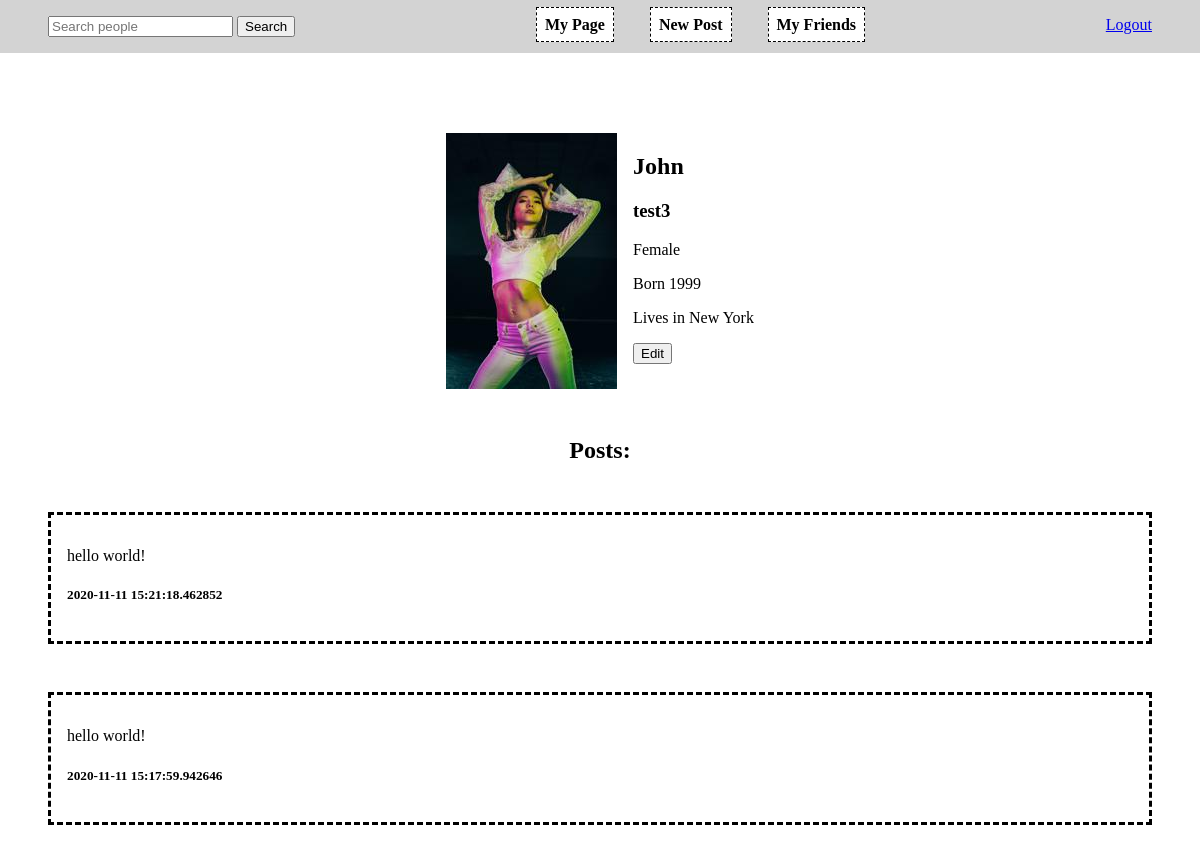
The app's page / (signed in) with its own data.
### social_network/models.py (models this page shows, shortened)
class User(db.Model, UserMixin):
    id = db.Column(db.Integer, primary_key=True)
    username = db.Column(db.String(32), unique=True, nullable=False)
    password = db.Column(db.String(64), nullable=False)
    image_file = db.Column(db.String(32), nullable=False,
                           default="default_profile.jpg")
    name = db.Column(db.String(64), nullable=False)
    gender = db.Column(
        db.Boolean(), nullable=False)
    city = db.Column(db.String(32), nullable=False)
    born = db.Column(
        db.Integer)
    posts = db.relationship("Post", backref="author")
    friendship = db.relationship(
        "Friendship", foreign_keys='Friendship.user1_id', backref="friend")
    friendship = db.relationship(
        "Friendship", foreign_keys='Friendship.user2_id', backref="friend")

class Post(db.Model):
    id = db.Column(db.Integer, primary_key=True)
    text = db.Column(db.String(256), nullable=False)
    date_created = db.Column(
        db.DateTime, nullable=False, default=datetime.utcnow)
    user_id = db.Column(db.Integer, db.ForeignKey("user.id"), nullable=False)

### social_network/main/routes.py (the view)
@main.route("/")
@main.route("/<user>")
@login_required
def profile(user=None):
    u = User.query.filter_by(username=user).first()
    if u is None:
        u = current_user
        friend = None
    else:
        friend = bool(Friendship.query.filter_by(
            user2_id=u.id, user1_id=current_user.id).scalar())
    return render_template(
        "main/profile_page.html",
        user=u,
        posts=Post.query.filter_by(
            user_id=u.id
        ).order_by(
            Post.date_created.desc()
        ),
        f=friend
    )

### social_network/models.py (called while the page is built)
@login_manager.user_loader
def load_user(user_id):
    return User.query.get(int(user_id))

### social_network/templates/main/profile_page.html (shortened to what this page needs)
{% extends 'layout.html' %}  {% block content %}
<section class="info">
    <img src="../../static/img/{{ user.image_file }}">
    <div class="infofiels">
        <h1>{{user.name}}</h1>
        <h3>{{user.username}}</h3>
        <p>{% if user.gender %} Female {% else %} Male {% endif %}</p>
        <p>Born {{user.born}}</p>
        <p>Lives in {{user.city}}</p>
        {% if f == None %} <button onclick="location.href='{{ url_for('users.edit') }}'">Edit</button> {% endif %}
    </div>
</section>
<section class="posts">
    <h1>Posts: </h1>
    {% for p in posts %}
    <div style="text-align: left; border: dashed black; padding: 1em; margin: 3em;">
        <p>{{p.text}}</p>
        <h5>{{p.date_created}}</h5>
    </div>
    {% endfor %}
</section>
{% endblock content %}

### social_network/static/main.css (style rules this page uses)
body { margin: 0; padding: 0; }
.info { display: flex; justify-content: center; }
.infofiels { padding-left: 1em; text-align: left; }
.posts { margin-top: 3em; text-align: center; }
section { margin: 3em 0; text-align: center; }

### records on screen
User: image_file (picture), name "John", username "test3", born "1999", city "New York"
Post: text "hello world!", date_created "2020-11-11 15:21:18.462852"
Post: text "hello world!", date_created "2020-11-11 15:17:59.942646"
